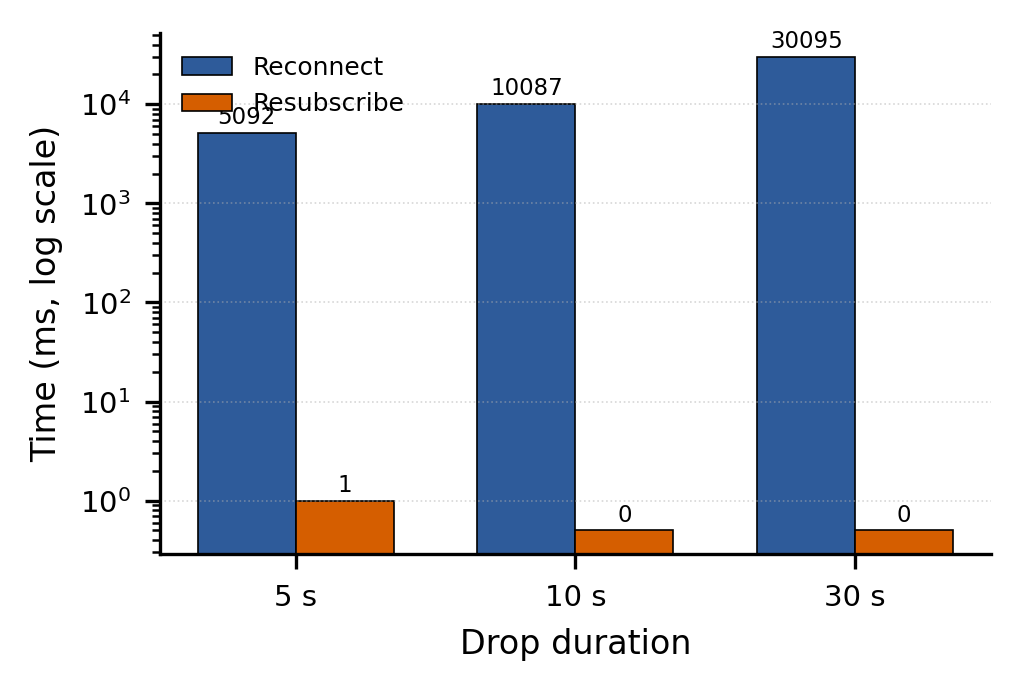

Reproduce this figure in Python.
"""
Fig. 4 — Reconnect and resubscribe time after controlled network drops.
Reads: benchmarks/reconnect_*.csv
Output: figures/fig4_reconnect.png
"""
import csv
import glob
import os
import matplotlib.pyplot as plt

path = sorted(glob.glob("benchmarks/reconnect_*.csv"), key=os.path.getmtime)[-1]
print(f"Using {path}")

drops, reconnect, resubscribe = [], [], []
with open(path) as f:
    for row in csv.DictReader(f):
        drops.append(int(row["drop_seconds"]))
        reconnect.append(float(row["reconnect_ms"]))
        resubscribe.append(float(row["resubscribe_ms"]))

# ---- Plot grouped bars ----
import numpy as np
x = np.arange(len(drops))
width = 0.35

fig, ax = plt.subplots(figsize=(3.5, 2.4), dpi=300)
b1 = ax.bar(x - width / 2, reconnect, width,
            label="Reconnect", color="#2E5B9A", edgecolor="black", linewidth=0.4)
b2 = ax.bar(x + width / 2, [max(r, 0.5) for r in resubscribe], width,
            label="Resubscribe", color="#D55E00", edgecolor="black", linewidth=0.4)

# Annotate values
for bars in (b1, b2):
    for bar in bars:
        h = bar.get_height()
        ax.text(bar.get_x() + bar.get_width() / 2, h * 1.1,
                f"{h:.0f}", ha="center", va="bottom", fontsize=5.5)

ax.set_xticks(x)
ax.set_xticklabels([f"{d} s" for d in drops], fontsize=7)
ax.set_yscale("log")
ax.set_ylabel("Time (ms, log scale)", fontsize=8)
ax.set_xlabel("Drop duration", fontsize=8)
ax.tick_params(labelsize=7)
ax.legend(fontsize=6, frameon=False)
ax.grid(axis="y", linestyle=":", linewidth=0.4, alpha=0.5)
for spine in ("top", "right"):
    ax.spines[spine].set_visible(False)
fig.tight_layout()
fig.savefig("figures/fig4_reconnect.png", dpi=300, bbox_inches="tight")
print("Wrote figures/fig4_reconnect.png")
